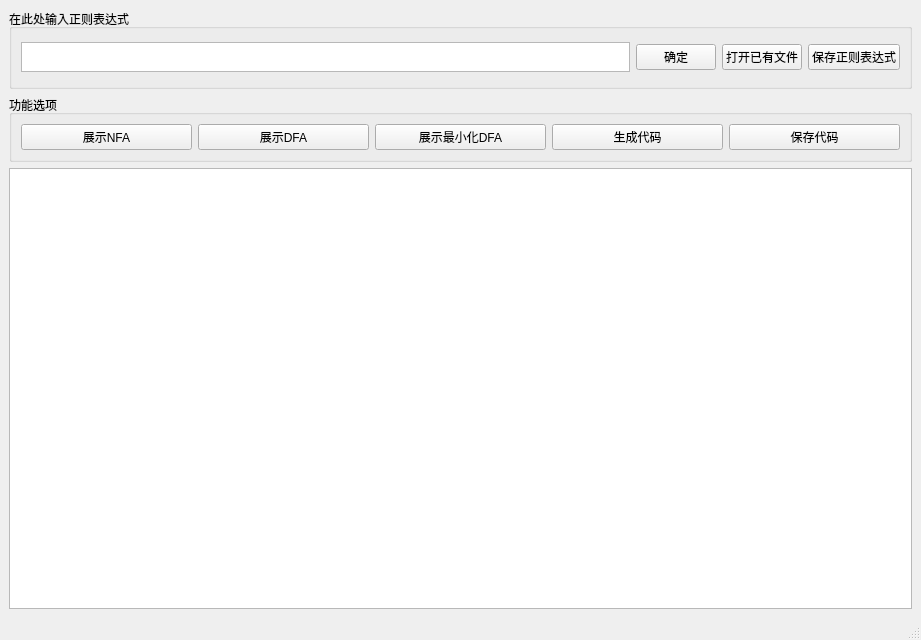
<?xml version="1.0" encoding="UTF-8"?>
<ui version="4.0">
 <class>MainWindow</class>
 <widget class="QMainWindow" name="MainWindow">
  <property name="geometry">
   <rect>
    <x>0</x>
    <y>0</y>
    <width>921</width>
    <height>640</height>
   </rect>
  </property>
  <property name="windowTitle">
   <string>MainWindow</string>
  </property>
  <widget class="QWidget" name="centralwidget">
   <layout class="QGridLayout" name="gridLayout_4">
    <item row="2" column="0">
     <widget class="QTextBrowser" name="codeText"/>
    </item>
    <item row="0" column="0">
     <widget class="QGroupBox" name="groupBox">
      <property name="minimumSize">
       <size>
        <width>0</width>
        <height>80</height>
       </size>
      </property>
      <property name="maximumSize">
       <size>
        <width>16777215</width>
        <height>80</height>
       </size>
      </property>
      <property name="title">
       <string>在此处输入正则表达式</string>
      </property>
      <layout class="QGridLayout" name="gridLayout_2">
       <item row="0" column="0">
        <widget class="QTextEdit" name="regularText">
         <property name="minimumSize">
          <size>
           <width>0</width>
           <height>30</height>
          </size>
         </property>
         <property name="maximumSize">
          <size>
           <width>16777215</width>
           <height>30</height>
          </size>
         </property>
        </widget>
       </item>
       <item row="0" column="1">
        <widget class="QPushButton" name="confirmBtn">
         <property name="text">
          <string>确定</string>
         </property>
        </widget>
       </item>
       <item row="0" column="2">
        <widget class="QPushButton" name="openFileBtn">
         <property name="text">
          <string>打开已有文件</string>
         </property>
        </widget>
       </item>
       <item row="0" column="3">
        <widget class="QPushButton" name="saveRegularBtn">
         <property name="text">
          <string>保存正则表达式</string>
         </property>
        </widget>
       </item>
      </layout>
     </widget>
    </item>
    <item row="1" column="0">
     <widget class="QGroupBox" name="groupBox_2">
      <property name="title">
       <string>功能选项</string>
      </property>
      <layout class="QGridLayout" name="gridLayout_3">
       <item row="0" column="0">
        <widget class="QPushButton" name="showNFABtn">
         <property name="text">
          <string>展示NFA</string>
         </property>
        </widget>
       </item>
       <item row="0" column="1">
        <widget class="QPushButton" name="showDFABtn">
         <property name="text">
          <string>展示DFA</string>
         </property>
        </widget>
       </item>
       <item row="0" column="2">
        <widget class="QPushButton" name="showMiniMizeDFABtn">
         <property name="text">
          <string>展示最小化DFA</string>
         </property>
        </widget>
       </item>
       <item row="0" column="3">
        <widget class="QPushButton" name="showCodeBtn">
         <property name="text">
          <string>生成代码</string>
         </property>
        </widget>
       </item>
       <item row="0" column="4">
        <widget class="QPushButton" name="saveCodeBtn">
         <property name="text">
          <string>保存代码</string>
         </property>
        </widget>
       </item>
      </layout>
     </widget>
    </item>
   </layout>
  </widget>
  <widget class="QMenuBar" name="menubar">
   <property name="geometry">
    <rect>
     <x>0</x>
     <y>0</y>
     <width>921</width>
     <height>26</height>
    </rect>
   </property>
  </widget>
  <widget class="QStatusBar" name="statusbar"/>
 </widget>
 <resources/>
 <connections/>
</ui>
